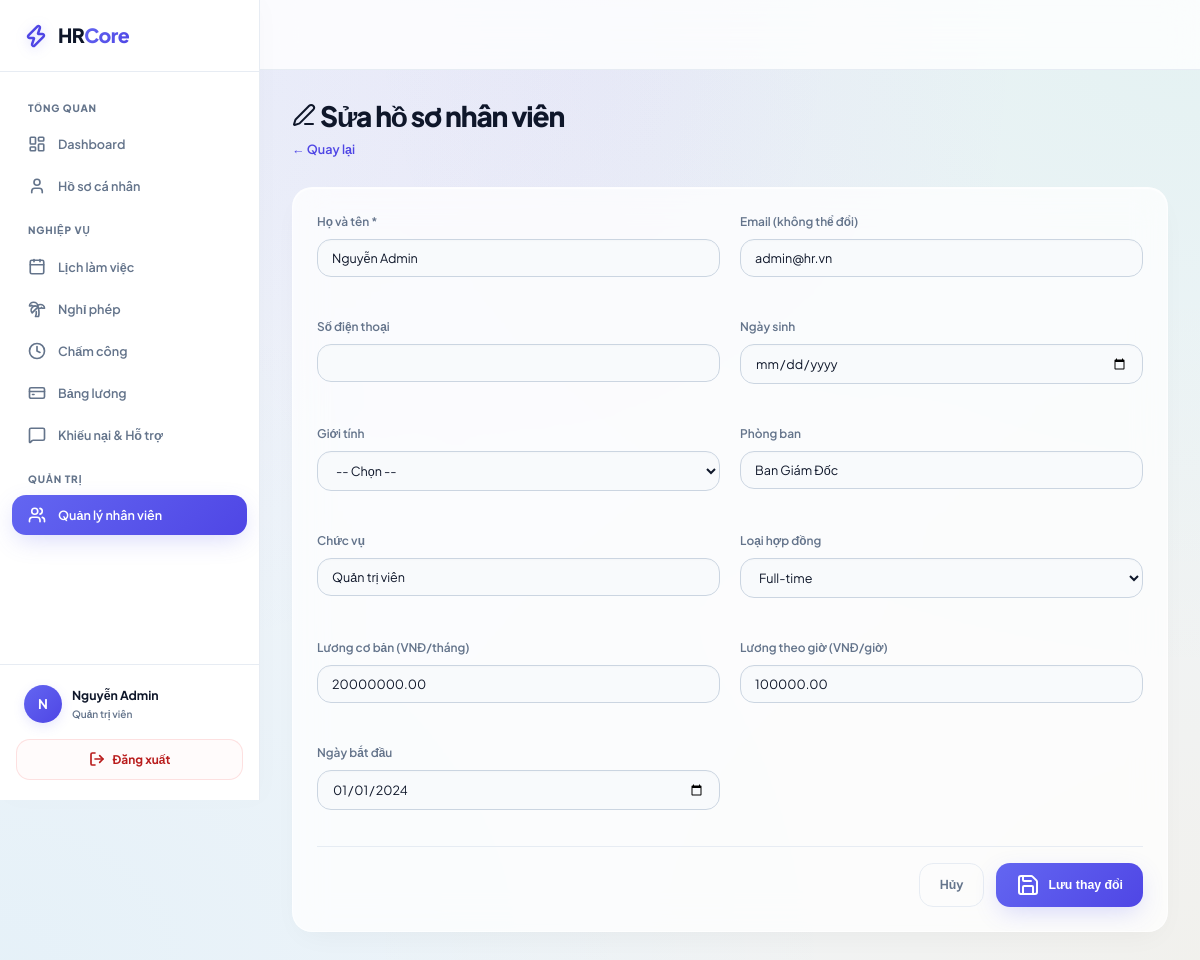
Screenshot of /employees/edit?id=1 (signed in) with the database file from the repository.
### tables this page shows
CREATE TABLE IF NOT EXISTS users (
    id              INT UNSIGNED AUTO_INCREMENT PRIMARY KEY,
    email           VARCHAR(255) NOT NULL UNIQUE,
    password_hash   VARCHAR(255) NOT NULL,
    role            ENUM('ADMIN','EMPLOYEE') NOT NULL DEFAULT 'EMPLOYEE',
    status          ENUM('ACTIVE','INACTIVE','LOCKED') NOT NULL DEFAULT 'ACTIVE',
    employee_code   VARCHAR(20)  NOT NULL UNIQUE,
    full_name       VARCHAR(200) NOT NULL,
    phone           VARCHAR(20),
    date_of_birth   DATE,
    gender          ENUM('MALE','FEMALE','OTHER'),
    department      VARCHAR(100),
    position        VARCHAR(100),
    employment_type ENUM('FULL_TIME','PART_TIME','CONTRACT') DEFAULT 'FULL_TIME',
    base_salary     DECIMAL(15,2) DEFAULT 0,
    hourly_rate     DECIMAL(10,2) DEFAULT 0,
    start_date      DATE,
    last_login_at   DATETIME,
    created_at      DATETIME NOT NULL DEFAULT CURRENT_TIMESTAMP,
    updated_at      DATETIME NOT NULL DEFAULT CURRENT_TIMESTAMP ON UPDATE CURRENT_TIMESTAMP,
    deleted_at      DATETIME,
    INDEX idx_email          (email),
    INDEX idx_employee_code  (employee_code),
    INDEX idx_status         (status)
);

### app/controllers/EmployeeController.php (called while the page is built, shortened)
<?php
require_once APP_PATH . '/core/Controller.php';
require_once APP_PATH . '/models/UserModel.php';
class EmployeeController extends Controller {
    private UserModel         $userModel;
    public function __construct() {
        $this->userModel = new UserModel();
    }
    public function edit(): void {
        $id       = (int)$this->get('id');
        $employee = $this->userModel->findById($id);
        $this->render('employees/edit', ['employee' => $employee, 'errors' => []]);
    }
}

### app/core/Router.php (called while the page is built, shortened)
<?php
class Router {
    public function dispatch(): void {
        $uri = parse_url($_SERVER['REQUEST_URI'], PHP_URL_PATH);
        $scriptName = $_SERVER['SCRIPT_NAME'] ?? '';
        $baseDir = dirname($scriptName);
        $baseDir = str_replace('\\', '/', $baseDir);
        if ($baseDir !== '/' && strpos($uri, $baseDir) === 0) {
            $uri = substr($uri, strlen($baseDir));
        }
        $uri = trim($uri, '/');
        $route = $this->resolve($uri);
        [$controllerName, $action, $allowedRoles] = $route;
        $controller = new $controllerName();
        $controller->$action();
    }
    private function resolve(string $uri): ?array {
        if (isset($this->routes[$uri])) {
            return $this->routes[$uri];
        }
        return null;
    }
}

### index.php (called while the page is built, shortened)
<?php
require_once APP_PATH . '/core/Database.php';
require_once APP_PATH . '/core/Controller.php';
require_once APP_PATH . '/core/Model.php';
require_once APP_PATH . '/core/Router.php';
$router = new Router();
$router->dispatch();

### app/core/Database.php (called while the page is built, shortened)
<?php
class Database {
    private static ?PDO $instance = null;
    private static string $host = 'localhost';
    private static string $dbname = 'hr_management';
    private static string $username = 'root';
    private static string $password = '2411';
    private static string $charset = 'utf8mb4';
    public static function getInstance(): PDO {
        if (self::$instance === null) {
            $dsn = "mysql:host=" . self::$host
                 . ";dbname=" . self::$dbname
                 . ";charset=" . self::$charset;
            $options = [
                PDO::ATTR_ERRMODE            => PDO::ERRMODE_EXCEPTION,
                PDO::ATTR_DEFAULT_FETCH_MODE => PDO::FETCH_ASSOC,
                PDO::ATTR_EMULATE_PREPARES   => false,
            ];
            self::$instance = new PDO($dsn, self::$username, self::$password, $options);
        }
        return self::$instance;
    }
}

### app/core/Model.php (called while the page is built, shortened)
<?php
abstract class Model {
    protected PDO $db;
    public function __construct() {
        $this->db = Database::getInstance();
    }
    protected function queryOne(string $sql, array $params = []): ?array {
        $stmt = $this->db->prepare($sql);
        $stmt->execute($params);
        $row = $stmt->fetch();
        return $row === false ? null : $row;
    }
}

### app/models/UserModel.php (called while the page is built, shortened)
<?php
require_once APP_PATH . '/core/Model.php';
class UserModel extends Model {
    public function findById(int $id): ?array {
        return $this->queryOne(
            "SELECT * FROM users WHERE id = ? AND deleted_at IS NULL",
            [$id]
        );
    }
}

### app/views/employees/edit.php (the view, shortened to what this page needs)
<div class="page-header">
    <div>
        <h1 class="page-title"><i data-lucide="edit-3" class="header-icon"></i> Sửa hồ sơ nhân viên</h1>
        <p class="page-subtitle"><a href="<?= BASE_URL ?>/employees">← Quay lại</a></p>
    </div>
</div>
<div class="card">
    <div class="card-body">
        <form method="POST" action="<?= BASE_URL ?>/employees/update">
            <div class="form-grid-2">
                <div class="form-group">
                    <label class="form-label" for="full_name">Họ và tên *</label>
                    <input type="text" id="full_name" name="full_name" class="form-input"
                           value="<?= htmlspecialchars($employee['full_name']) ?>" required>
                </div>
                <div class="form-group">
                    <label class="form-label">Email (không thể đổi)</label>
                    <input type="email" class="form-input" value="<?= htmlspecialchars($employee['email']) ?>" disabled>
                </div>
                <div class="form-group">
                    <label class="form-label" for="phone">Số điện thoại</label>
                    <input type="tel" id="phone" name="phone" class="form-input"
                           value="<?= htmlspecialchars($employee['phone'] ?? '') ?>">
                </div>
                <div class="form-group">
                    <label class="form-label" for="date_of_birth">Ngày sinh</label>
                    <input type="date" id="date_of_birth" name="date_of_birth" class="form-input"
                           value="<?= htmlspecialchars($employee['date_of_birth'] ?? '') ?>">
                </div>
                <div class="form-group">
                    <label class="form-label" for="gender">Giới tính</label>
                    <select id="gender" name="gender" class="form-select">
                        <option value="">-- Chọn --</option>
                    </select>
                </div>
                <div class="form-group">
                    <label class="form-label" for="department">Phòng ban</label>
                    <input type="text" id="department" name="department" class="form-input"
                           value="<?= htmlspecialchars($employee['department'] ?? '') ?>">
                </div>
                <div class="form-group">
                    <label class="form-label" for="position">Chức vụ</label>
                    <input type="text" id="position" name="position" class="form-input"
                           value="<?= htmlspecialchars($employee['position'] ?? '') ?>">
                </div>
                <div class="form-group">
                    <label class="form-label" for="employment_type">Loại hợp đồng</label>
                    <select id="employment_type" name="employment_type" class="form-select">
                        <option value="FULL_TIME" <?= $employee['employment_type'] === 'FULL_TIME' ? 'selected' : '' ?>>Full-time</option>
                    </select>
                </div>
                <div class="form-group">
                    <label class="form-label" for="base_salary">Lương cơ bản (VNĐ/tháng)</label>
                    <input type="number" id="base_salary" name="base_salary" class="form-input" min="0"
                           value="<?= htmlspecialchars($employee['base_salary'] ?? '0') ?>">
                </div>
                <div class="form-group">
                    <label class="form-label" for="hourly_rate">Lương theo giờ (VNĐ/giờ)</label>
                    <input type="number" id="hourly_rate" name="hourly_rate" class="form-input" min="0"
                           value="<?= htmlspecialchars($employee['hourly_rate'] ?? '0') ?>">
                </div>
                <div class="form-group">
                    <label class="form-label" for="start_date">Ngày bắt đầu</label>
                    <input type="date" id="start_date" name="start_date" class="form-input"
                           value="<?= htmlspecialchars($employee['start_date'] ?? '') ?>">
                </div>
            </div>
            <div class="form-actions">
                <a href="<?= BASE_URL ?>/employees" class="btn btn-ghost">Hủy</a>
                <button type="submit" class="btn btn-primary"><i data-lucide="save"></i> Lưu thay đổi</button>
            </div>
        </form>
    </div>
</div>

### public/css/app.css (style rules this page uses)
:root { --bg: #f8fafc; --bg-gradient: linear-gradient(135deg, #f8fafc 0%, #eff6ff 100%); --panel-bg: rgba(255, 255, 255, 0.85); --card-bg: rgba(255, 255, 255, 0.75); --border: rgba(226, 232, 240, 0.8); --primary: #4f46e5; --primary-h: #4338ca; --primary-gradient: linear-gradient(135deg, #6366f1 0%, #4f46e5 100%); --success: #10b981; --success-light: #f0fdf4; --success-text: #047857; --warning: #f59e0b; --warning-light: #fffbeb; --warning-text: #b45309; --danger: #ef4444; --danger-light: #fef2f2; --danger-text: #b91c1c; --info: #0ea5e9; --info-light: #f0f9ff; --info-text: #0369a1; --text: #0f172a; --text-muted: #64748b; --sidebar-w: 250px; --radius: 14px; --radius-lg: 20px; --shadow-sm: 0 2px 8px rgba(0, 0, 0, 0.02); --shadow: 0 10px 30px -10px rgba(0, 0, 0, 0.05), 0 1px 3px rgba(0, 0, 0, 0.01); --shadow-lg: 0 20px 40px -15px rgba(99, 102, 241, 0.1), 0 1px 10px rgba(0, 0, 0, 0.02); --shadow-glow: 0 8px 24px -4px rgba(99, 102, 241, 0.25); --shadow-success: 0 8px 24px -4px rgba(16, 185, 129, 0.25); --shadow-danger: 0 8px 24px -4px rgba(239, 68, 68, 0.25); }
*, *::before, *::after { box-sizing: border-box; margin: 0; padding: 0; }
html { font-size: 14px; scroll-behavior: smooth; }
body { font-family: 'Plus Jakarta Sans', 'Inter', sans-serif; background: #f1f5f9; background-image: radial-gradient(at 0% 0%, rgba(99, 102, 241, 0.08) 0px, transparent 50%), radial-gradient(at 50% 0%, rgba(168, 85, 247, 0.06) 0px, transparent 50%), radial-gradient(at 100% 0%, rgba(16, 185, 129, 0.06) 0px, transparent 50%), radial-gradient(at 0% 100%, rgba(14, 165, 233, 0.05) 0px, transparent 50%), radial-gradient(at 100% 100%, rgba(245, 158, 11, 0.05) 0px, transparent 50%); background-attachment: fixed; color: var(--text); display: flex; min-height: 100vh; line-height: 1.6; font-feature-settings: "cv02", "cv03", "cv04", "cv11"; -webkit-font-smoothing: antialiased; }
.page-header { display: flex; flex-direction: column; margin-bottom: 28px; gap: 4px; }
.page-title { font-size: 2rem; font-weight: 800; color: var(--text); letter-spacing: -0.04em; }
.page-subtitle { color: var(--text-muted); font-size: 0.9rem; }
.page-subtitle a { color: var(--primary); text-decoration: none; font-weight: 600; }
.card { background: var(--card-bg); backdrop-filter: blur(16px); -webkit-backdrop-filter: blur(16px); border: 1px solid rgba(255, 255, 255, 0.6); border-radius: var(--radius-lg); box-shadow: var(--shadow), inset 0 1px 1px rgba(255, 255, 255, 0.8); overflow: hidden; transition: all 0.3s cubic-bezier(0.4, 0, 0.2, 1); }
.card-body { padding: 24px; }
.btn { display: inline-flex; align-items: center; justify-content: center; gap: 8px; padding: 10px 20px; border-radius: var(--radius); font-size: 0.88rem; font-weight: 700; cursor: pointer; text-decoration: none; border: none; transition: all 0.2s cubic-bezier(0.4, 0, 0.2, 1); white-space: nowrap; }
.btn-primary { background: var(--primary-gradient); color: #ffffff; box-shadow: var(--shadow-glow); }
.btn-ghost { background: transparent; color: var(--text-muted); border: 1px solid var(--border); }
.form-group { margin-bottom: 20px; }
.form-grid-2 { display: grid; grid-template-columns: 1fr 1fr; gap: 20px; }
.form-label { display: block; font-size: 0.85rem; font-weight: 600; color: var(--text-muted); margin-bottom: 8px; }
.form-input, .form-select { width: 100%; padding: 10px 14px; background: #f8fafc; border: 1px solid #cbd5e1; border-radius: var(--radius); color: var(--text); font-size: 0.9rem; font-family: inherit; transition: all 0.25s cubic-bezier(0.4, 0, 0.2, 1); box-shadow: inset 0 1px 2px rgba(0, 0, 0, 0.02); }
.form-input::placeholder { color: #94a3b8; }
.form-actions { display: flex; gap: 12px; justify-content: flex-end; padding-top: 16px; margin-top: 16px; border-top: 1px solid var(--border); }

### rows the page displays
users: full_name "Nguyễn Admin", email "admin@hr.vn", department "Ban Giám Đốc", position "Quản trị viên", employment_type "Full-time", base_salary "20000000.00", hourly_rate "100000.00", start_date "01/01/2024"

### other values shown
mb_substr(Session::get('user_name', 'U'), 0, 1) "N"
Session::get('user_name', '') "Nguyễn Admin"
